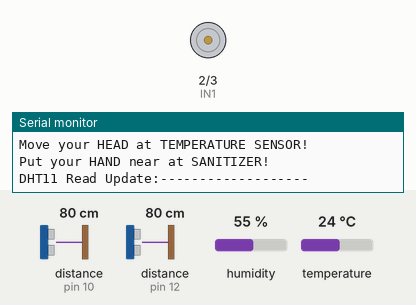
Bench run of a sketch on a simulated Arduino Uno, built with avr-gcc and run on an emulated ATmega328P. Shown: motor-driver pin pairs drawn as motors (green arrow = first pin HIGH = forward, orange = second pin HIGH = backward, longer = more drive, scaled by the enable pin), the last lines printed to the serial monitor. Wiring (inferred from the names in the program): 2 × ultrasonic range finder: trigger pin 9, echo pin 10 / trigger pin 11, echo pin 12. The test bench sets the inputs (shaded band); at power-on: distance to the obstacle (sensors on pin 12, pin 10) 80 cm, humidity 55 %, temperature 24 °C. The echo pulse lasts 58.3 µs per cm.

Above: at 3.0 s.
3.1 s: distance to the obstacle (sensor on pin 12) set to 23 cm
6.0 s: distance to the obstacle (sensor on pin 12) set to 18 cm
At 9.3 s:
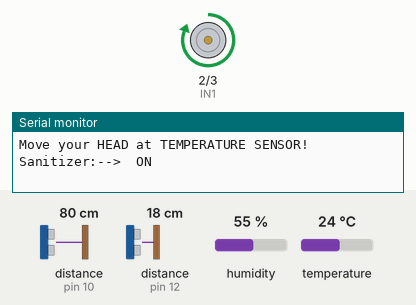
11.0 s: distance to the obstacle (sensor on pin 10) set to 2 cm
17.5 s: distance to the obstacle (sensor on pin 12) set to 35 cm
20.4 s: distance to the obstacle (sensor on pin 12) set to 24 cm
24.3 s: distance to the obstacle (sensor on pin 12) set to 19 cm
At 28.8 s:
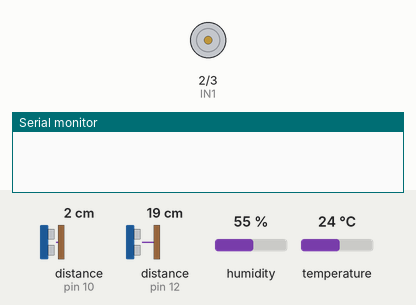
Timing chart, 0 to 30.3 s (numbered marks = the images above; inputs shaded):
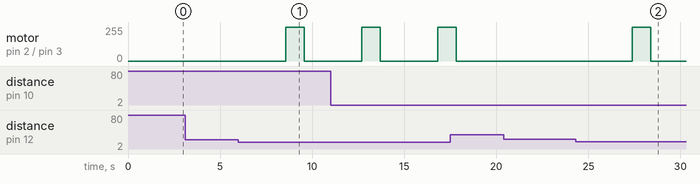

Measured:
- the behaviour switches between 21 and 20 cm on distance to the obstacle (sensor on pin 12) (found by bisection; images 0 and 1)
- after the input at 6.0 s, motor on pin 2 (IN1) / pin 3 (IN2): stopped → forward 255/255 after 2.6 s, → stopped 1.0 s later
- after the input at 24.3 s, motor on pin 2 (IN1) / pin 3 (IN2): stopped → forward 255/255 after 3.1 s, → stopped 1.0 s later

The sketch:

TIA_PROJECT1.ino
```cpp
#include "DHT.h"
#define DHTPIN 5
#define DHTTYPE DHT11


const int EN1 = 4;
const int IN1 = 2;
const int IN2 = 3;

const int trigPin_1 = 9;
const int echoPin_1 = 10;
long duration_1, cm_1;

const int trigPin_2 = 11;
const int echoPin_2 = 12;
long duration_2, cm_2;

DHT dht(DHTPIN, DHTTYPE, 6);

void setup()
{
Serial.begin(9600);
dht.begin();
Serial.println("STARTS TO READ DHTxx DATA");

pinMode(EN1,OUTPUT);
pinMode(IN1,OUTPUT);
pinMode(IN2,OUTPUT);
}

void loop()
{

////////////////////////DHT11 IS WORK//////////////////////////

  Serial.println ("DHT11 Read Update:-------------------");
  Serial.println ("\n");
  delay (100);

  float t = dht.readTemperature();

  if (isnan (t))

  {
    Serial.println ("Failed to read DHT Sensor!");
    return;
  }

  ////////////////////////HC-SR04_1 IS WORK///////////////////////

  pinMode(trigPin_1, OUTPUT);
  digitalWrite(trigPin_1, LOW);
  delayMicroseconds(2);
  digitalWrite(trigPin_1, HIGH);
  delayMicroseconds(10);
  digitalWrite(trigPin_1, LOW);

  pinMode(echoPin_1, INPUT);
  duration_1 = pulseIn(echoPin_1, HIGH);
  cm_1 = microsecondsToCentimeters(duration_1);

  delay(1000);

////////////////////////HC-SR04_1 IS WORK///////////////////////

  if (cm_1 <= 20)
  {
  Serial.print("Temperature:");
  Serial.print (t);
  Serial.println ("*C\t");
  Serial.println(" \n");
  }

  if (cm_1 > 20)
  {
  Serial.println("Move your HEAD at TEMPERATURE SENSOR!");
  Serial.println("\n");
  }
////////////////////////DHT11 IS WORK//////////////////////////


////////////////////////HC-SR04_2 IS WORK///////////////////////

  pinMode(trigPin_2, OUTPUT);
  digitalWrite(trigPin_2, LOW);
  delayMicroseconds(2);
  digitalWrite(trigPin_2, HIGH);
  delayMicroseconds(10);
  digitalWrite(trigPin_2, LOW);

  pinMode(echoPin_2, INPUT);
  duration_2 = pulseIn(echoPin_2, HIGH);
  cm_2 = microsecondsToCentimeters(duration_2);

  delay(1000);

////////////////////////HC-SR04_2 IS WORK///////////////////////


///////////////////HAND SANITIZER IS WORK ////////////////////

   if (cm_2 <= 20)

   {
   analogWrite (EN1,255);
   digitalWrite (IN1,HIGH);
   digitalWrite (IN2,LOW);
   Serial.println("Sanitizer:-->  ON");
   Serial.println(" \n");
   delay(1000);

   analogWrite (EN1,0);
   digitalWrite (IN1,HIGH);
   digitalWrite (IN2,LOW);
   Serial.println("Sanitizer:-->  OFF");
   Serial.println(" \n");
   Serial.println(" \n");
   Serial.println(" \n");
   delay(1000);
   }

   else
   {
   Serial.println("Put your HAND near at SANITIZER!");
   Serial.println("\n");
   }

///////////////////HAND SANITIZER IS WORK ////////////////////

}


/////////////////DEFINE MY FUNCTION OF MY PROJECT/////////////


///////////////////////////HC-SR04//////////////////////////

long microsecondsToInches(long microseconds)
  {
  return microseconds / 74 / 2;
  }

long microsecondsToCentimeters(long microseconds)
  {
  return microseconds / 29 / 2;
  }

///////////////////////////HC-SR04//////////////////////////
```
